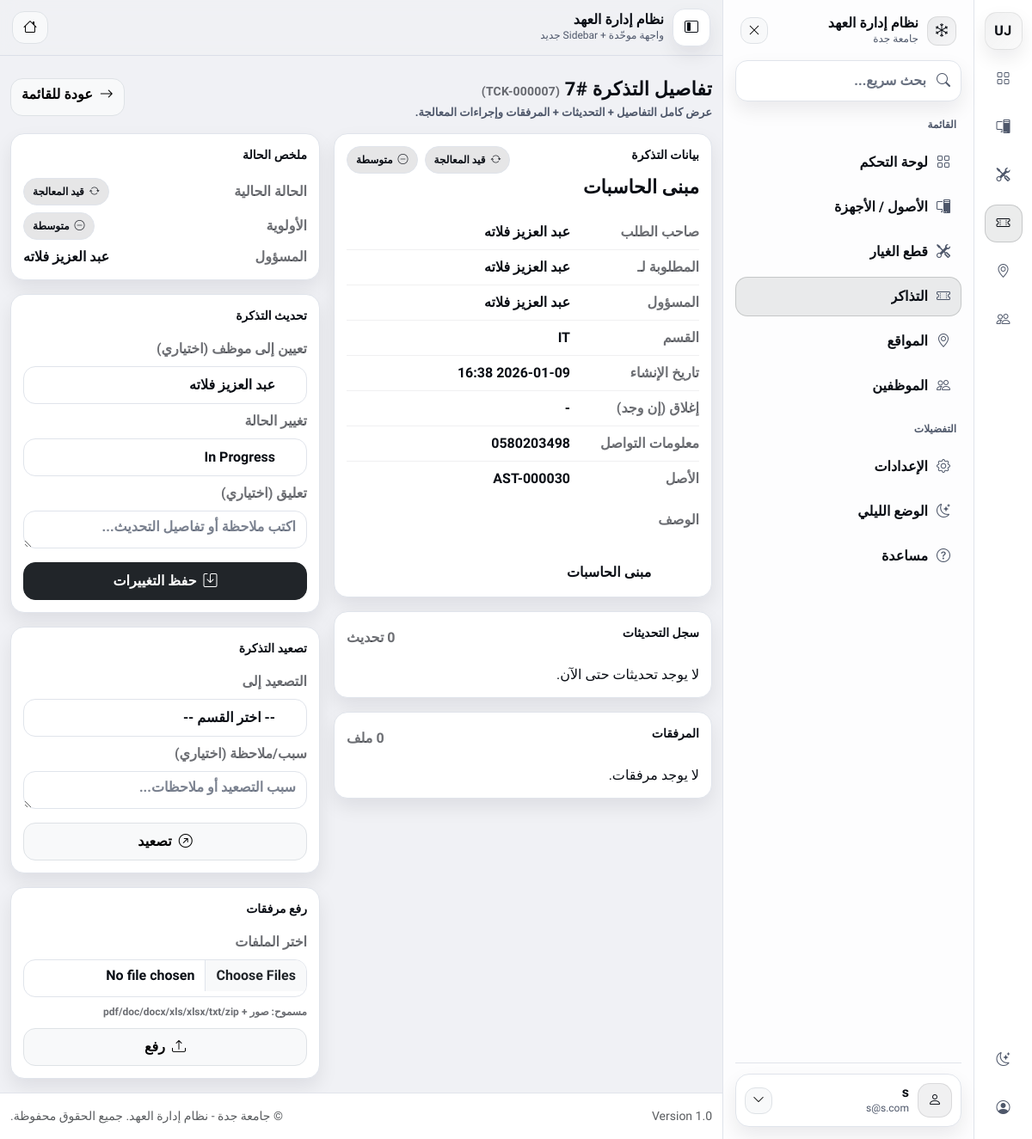
Before: /public/index.php?page=tickets/show&id=7 (signed in) with the older database file.
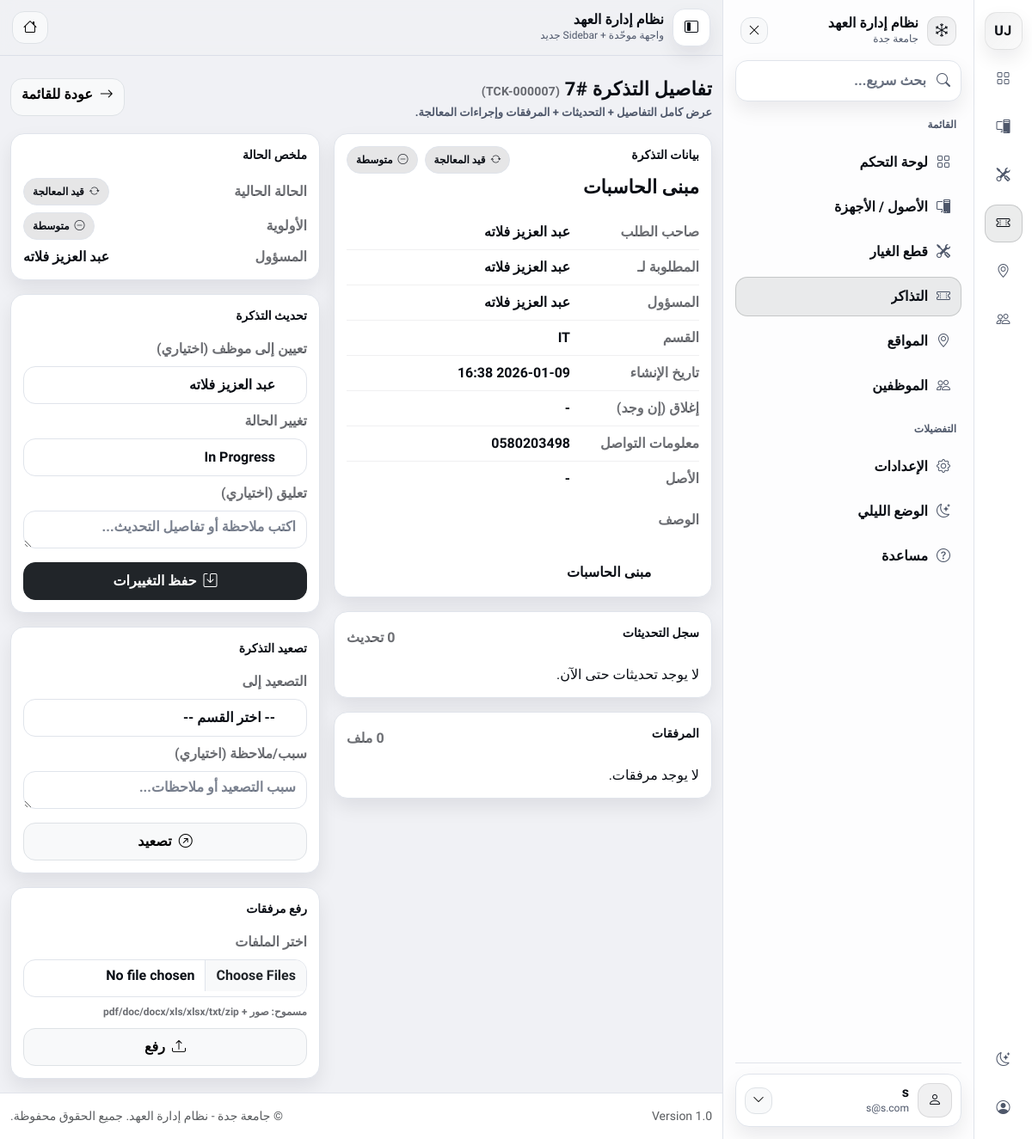
After: the same page with the newer database file.
### tables this page shows
CREATE TABLE `tickets` (
  `id` int(11) NOT NULL,
  `ticket_no` varchar(20) DEFAULT NULL,
  `created_by` int(11) NOT NULL,
  `asset_id` int(11) DEFAULT NULL,
  `location_id` int(10) UNSIGNED DEFAULT NULL,
  `subject` varchar(255) NOT NULL,
  `description` text NOT NULL,
  `status` varchar(50) DEFAULT 'Open',
  `priority` varchar(50) DEFAULT 'Medium',
  `category_id` int(10) UNSIGNED DEFAULT NULL,
  `contact_info` varchar(255) DEFAULT NULL,
  `assigned_to` int(11) DEFAULT NULL,
  `created_at` datetime DEFAULT current_timestamp(),
  `updated_at` datetime NOT NULL DEFAULT current_timestamp() ON UPDATE current_timestamp(),
  `closed_at` datetime DEFAULT NULL,
  `team` varchar(50) NOT NULL DEFAULT 'field_it',
  `requested_for_user_id` int(11) DEFAULT NULL
);

CREATE TABLE `users` (
  `id` int(11) NOT NULL,
  `username` varchar(50) NOT NULL,
  `email` varchar(100) NOT NULL,
  `password` varchar(255) NOT NULL,
  `role` enum('super_admin','manager','user') NOT NULL DEFAULT 'user',
  `created_at` datetime DEFAULT current_timestamp(),
  `job_title` varchar(100) DEFAULT NULL,
  `department` varchar(100) DEFAULT NULL,
  `phone` varchar(20) DEFAULT NULL,
  `avatar` varchar(255) DEFAULT 'default_avatar.png',
  `lang` varchar(5) DEFAULT 'ar',
  `dark_mode` tinyint(1) DEFAULT 0,
  `name` varchar(100) DEFAULT 'User',
  `manager_id` int(11) DEFAULT NULL,
  `is_active` tinyint(1) NOT NULL DEFAULT 1
);

CREATE TABLE `assets` (
  `id` int(11) NOT NULL,
  `asset_tag` varchar(50) NOT NULL,
  `serial_no` varchar(100) NOT NULL,
  `brand` varchar(50) NOT NULL,
  `model` varchar(50) NOT NULL,
  `type` varchar(50) NOT NULL,
  `status` varchar(20) DEFAULT 'Active',
  `location_id` int(11) DEFAULT NULL,
  `assigned_to` int(11) DEFAULT NULL,
  `created_by` int(11) NOT NULL,
  `created_at` datetime DEFAULT current_timestamp(),
  `purchase_date` date DEFAULT NULL,
  `warranty_expiry` date DEFAULT NULL,
  `notes` text DEFAULT NULL
);

### app/views/tickets/show.php (the view, shortened to what the rows shown need)
<?php
if (defined('APPROOT')) {
  require APPROOT . '/views/layouts/header.php';
} else {
  require __DIR__ . '/../layouts/header.php';
}
if (!function_exists('h')) {
  function h($v): string { return htmlspecialchars((string)$v, ENT_QUOTES, 'UTF-8'); }
}
function urlroot_prefix(): string {
  return defined('URLROOT') ? rtrim(URLROOT, '/') : '';
}
function fmt_dt($v): string {
  $ts = strtotime((string)$v);
  return date('Y-m-d H:i', $ts);
}
function statusUi(string $st): array {
  $st = trim($st);
  if ($st === 'In Progress') return ['pending', 'قيد المعالجة', 'bi-arrow-repeat'];
  return ['open', ($st ?: '—'), 'bi-circle-fill'];
}
function priorityUi(string $pr): array {
  $pr = trim($pr);
  if ($pr === 'Medium') return ['background:rgba(10,14,21,.10);', 'متوسطة',  'bi-dash-circle'];
  return ['', ($pr ?: '—'), 'bi-dash-circle'];
}
$ticket      = $data['ticket'] ?? null;
$updates     = $data['updates'] ?? [];
$attachments = $data['attachments'] ?? [];
$users       = $data['users'] ?? [];
$prefix = urlroot_prefix();
$ticketId = (int)($ticket->id ?? 0);
$ticketNo = (string)($ticket->ticket_no ?? ($ticket->ticket_number ?? ('TCK-' . str_pad((string)$ticketId, 6, '0', STR_PAD_LEFT))));
$status   = (string)($ticket->status ?? '');
$priority = (string)($ticket->priority ?? '');
[$stCls, $stLbl, $stIcon] = statusUi($status);
[$prStyle, $prLbl, $prIcon] = priorityUi($priority);
$backUrl   = ($prefix !== '' ? $prefix.'/index.php?page=tickets/index' : 'index.php?page=tickets/index');
$updateUrl = ($prefix !== '' ? $prefix.'/index.php?page=tickets/update_status' : 'index.php?page=tickets/update_status');
$escUrl    = ($prefix !== '' ? $prefix.'/index.php?page=tickets/escalate' : 'index.php?page=tickets/escalate');
$uploadUrl = ($prefix !== '' ? $prefix.'/index.php?page=tickets/upload' : 'index.php?page=tickets/upload');
$subject = (string)($ticket->subject ?? '-');
$desc    = (string)($ticket->description ?? '-');
$contact = (string)($ticket->contact_info ?? '-');
$team    = (string)($ticket->team ?? '-');
$requester = (string)($ticket->user_name ?? $ticket->requester_name ?? '-');
$forName   = (string)($ticket->requested_for_name ?? '-');
$assignee  = (string)($ticket->assigned_to_name ?? 'غير مسند');
$createdAt = $ticket->created_at ?? null;
$closedAt  = $ticket->closed_at ?? null;
$assetTag  = (string)($ticket->asset_tag ?? (!empty($ticket->asset_id) ? ('ID: ' . (int)$ticket->asset_id) : '-'));
?>
<div class="page-wrap">
  <div class="page-head">
    <div>
      <h1 class="page-title">
        تفاصيل التذكرة #<?= (int)$ticketId ?> <span class="muted" style="font-size:14px;">(<?= h($ticketNo) ?>)</span>
      </h1>
      <div class="page-sub">عرض كامل التفاصيل + التحديثات + المرفقات وإجراءات المعالجة.</div>
    </div>
    <div class="page-actions">
      <a class="btn btn-light border btn-soft" href="<?= h($backUrl) ?>">
        <i class="bi bi-arrow-right ms-1"></i> عودة للقائمة
      </a>
    </div>
  </div>
  <div class="ticket-grid">
    <div>
      <div class="cardx mb-3">
        <div class="cardx-body">
          <div class="d-flex align-items-start justify-content-between gap-2 flex-wrap">
            <div>
              <div class="cardx-title">بيانات التذكرة</div>
              <div style="font-size:22px; font-weight: 1000; margin-top: 6px;"><?= h($subject) ?></div>
            </div>
            <div class="d-flex align-items-center gap-2">
              <span class="badgex <?= h($stCls) ?>">
                <i class="bi <?= h($stIcon) ?>"></i> <?= h($stLbl) ?>
              </span>
              <span class="badgex" style="<?= h($prStyle) ?>">
                <i class="bi <?= h($prIcon) ?>"></i> <?= h($prLbl) ?>
              </span>
            </div>
          </div>
          <div class="mt-3">
            <div class="kv">
              <div class="k">صاحب الطلب</div>
              <div class="v"><?= h($requester) ?></div>
            </div>
            <div class="kv">
              <div class="k">المطلوبة لـ</div>
              <div class="v"><?= h($forName) ?></div>
            </div>
            <div class="kv">
              <div class="k">المسؤول</div>
              <div class="v"><?= h($assignee) ?></div>
            </div>
            <div class="kv">
              <div class="k">القسم</div>
              <div class="v"><?= h($team) ?></div>
            </div>
            <div class="kv">
              <div class="k">تاريخ الإنشاء</div>
              <div class="v"><?= h(fmt_dt($createdAt)) ?></div>
            </div>
            <div class="kv">
              <div class="k">إغلاق (إن وجد)</div>
              <div class="v"><?= h($closedAt ? fmt_dt($closedAt) : '-') ?></div>
            </div>
            <div class="kv">
              <div class="k">معلومات التواصل</div>
              <div class="v"><?= h($contact) ?></div>
            </div>
            <div class="kv">
              <div class="k">الأصل</div>
              <div class="v"><?= h($assetTag) ?></div>
            </div>
          </div>
          <div class="mt-3">
            <div class="muted" style="font-weight:900; margin-bottom:6px;">الوصف</div>
            <div style="white-space:pre-wrap; line-height:1.8; font-weight:800;">
              <?= h($desc) ?>
            </div>
          </div>
        </div>
      </div>
      <div class="cardx mb-3">
        <div class="cardx-body">
          <div class="d-flex align-items-center justify-content-between gap-2">
            <div class="cardx-title">سجل التحديثات</div>
            <div class="muted" style="font-weight:900;">
              <?= is_array($updates) ? count($updates) : 0 ?> تحديث
            </div>
          </div>
          <div class="mt-3 d-flex flex-column gap-2">
            <?php if (empty($updates)): ?>
              <div class="td-muted">لا يوجد تحديثات حتى الآن.</div>
            <?php endif; ?>
          </div>
        </div>
      </div>
      <div class="cardx">
        <div class="cardx-body">
          <div class="d-flex align-items-center justify-content-between gap-2">
            <div class="cardx-title">المرفقات</div>
            <div class="muted" style="font-weight:900;">
              <?= is_array($attachments) ? count($attachments) : 0 ?> ملف
            </div>
          </div>
          <div class="mt-3">
            <?php if (empty($attachments)): ?>
              <div class="td-muted">لا يوجد مرفقات.</div>
            <?php endif; ?>
          </div>
        </div>
      </div>
    </div>
    <div>
      <div class="cardx mb-3">
        <div class="cardx-body">
          <div class="cardx-title">ملخص الحالة</div>
          <div class="mt-3 d-flex flex-column gap-2">
            <div class="d-flex align-items-center justify-content-between">
              <div class="muted" style="font-weight:900;">الحالة الحالية</div>
              <span class="badgex <?= h($stCls) ?>">
                <i class="bi <?= h($stIcon) ?>"></i> <?= h($stLbl) ?>
              </span>
            </div>
            <div class="d-flex align-items-center justify-content-between">
              <div class="muted" style="font-weight:900;">الأولوية</div>
              <span class="badgex" style="<?= h($prStyle) ?>">
                <i class="bi <?= h($prIcon) ?>"></i> <?= h($prLbl) ?>
              </span>
            </div>
            <div class="d-flex align-items-center justify-content-between">
              <div class="muted" style="font-weight:900;">المسؤول</div>
              <div style="font-weight:1000;"><?= h($assignee) ?></div>
            </div>
          </div>
        </div>
      </div>
      <div class="cardx mb-3">
        <div class="cardx-body">
          <div class="cardx-title">تحديث التذكرة</div>
          <form method="post" action="<?= h($updateUrl) ?>" class="mt-3">
            <label class="form-label muted" style="font-weight:900;">تعيين إلى موظف (اختياري)</label>
            <select class="form-select select-soft mb-2" name="assigned_to">
              <?php foreach ($users as $u): ?>
                <?php
                  $uid = (int)($u->id ?? 0);
                  $nm  = (string)($u->name ?? ('ID ' . $uid));
                  $sel = ((int)($ticket->assigned_to ?? 0) === $uid) ? 'selected' : '';
                ?>
                <option value="<?= $uid ?>" <?= $sel ?>><?= h($nm) ?></option>
              <?php endforeach; ?>
            </select>
            <label class="form-label muted" style="font-weight:900;">تغيير الحالة</label>
            <select class="form-select select-soft mb-2" name="status" required>
              <?php
                $opts = ['Open'=>'Open','In Progress'=>'In Progress','Resolved'=>'Resolved','Closed'=>'Closed'];
                foreach ($opts as $val => $lbl):
              ?>
                <option value="<?= h($val) ?>" <?= $status === $val ? 'selected' : '' ?>><?= h($lbl) ?></option>
              <?php endforeach; ?>
            </select>
            <label class="form-label muted" style="font-weight:900;">تعليق (اختياري)</label>
            <textarea class="form-control input-soft mb-3" name="comment" rows="3" placeholder="اكتب ملاحظة أو تفاصيل التحديث..."></textarea>
            <button class="btn btn-dark btn-soft w-100" type="submit">
              <i class="bi bi-save ms-1"></i> حفظ التغييرات
            </button>
          </form>
        </div>
      </div>
      <div class="cardx mb-3">
        <div class="cardx-body">
          <div class="cardx-title">تصعيد التذكرة</div>
          <form method="post" action="<?= h($escUrl) ?>" class="mt-3">
            <label class="form-label muted" style="font-weight:900;">التصعيد إلى</label>
            <select class="form-select select-soft mb-2" name="team" required>
              <option value="">-- اختر القسم --</option>
            </select>
            <label class="form-label muted" style="font-weight:900;">سبب/ملاحظة (اختياري)</label>
            <textarea class="form-control input-soft mb-3" name="comment" rows="3" placeholder="سبب التصعيد أو ملاحظات..."></textarea>
            <button class="btn btn-light border btn-soft w-100" type="submit">
              <i class="bi bi-arrow-up-right-circle ms-1"></i> تصعيد
            </button>
          </form>
        </div>
      </div>
      <div class="cardx">
        <div class="cardx-body">
          <div class="cardx-title">رفع مرفقات</div>
          <form method="post" action="<?= h($uploadUrl) ?>" enctype="multipart/form-data" class="mt-3">
            <label class="form-label muted" style="font-weight:900;">اختر الملفات</label>
            <input class="form-control input-soft mb-2" type="file" name="files[]" multiple>
            <div class="muted" style="font-size:12px; font-weight:900; margin-bottom:10px;">
              مسموح: صور + pdf/doc/docx/xls/xlsx/txt/zip
            </div>
            <button class="btn btn-light border btn-soft w-100" type="submit">
              <i class="bi bi-upload ms-1"></i> رفع
            </button>
          </form>
        </div>
      </div>
    </div>
  </div>
</div>
<?php
if (defined('APPROOT')) {
  require APPROOT . '/views/layouts/footer.php';
} else {
  require __DIR__ . '/../layouts/footer.php';
}

Changed rows visible on the page:
changed tickets "مبنى الحاسبات": asset.asset_tag "AST-000030" → (not shown)
Other visible differences:
$assetTag: (not shown) → "-"
